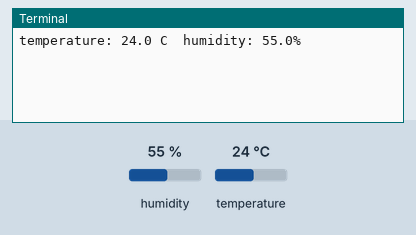
A program run on a simulated Raspberry Pi (BCM pin numbers). Parts: the last lines printed to the terminal. The inputs (shaded band) are chosen by the test bench; at power-on: humidity 55 %, temperature 24 °C.

Above: at 1.2 s.
1.3 s: humidity set to 22 %
At 4.0 s:
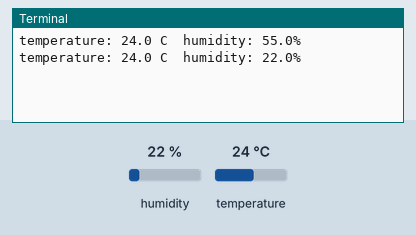
4.7 s: temperature set to 12 °C
At 6.8 s:
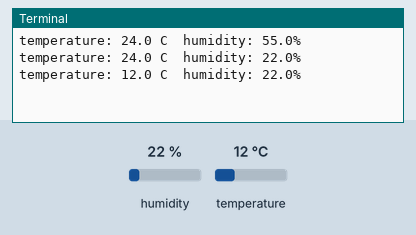
8.1 s: humidity set to 40 %
At 8.5 s:
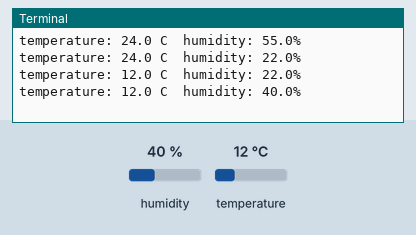
Timing chart, 0 to 11.1 s (numbered marks = the images above; inputs shaded):
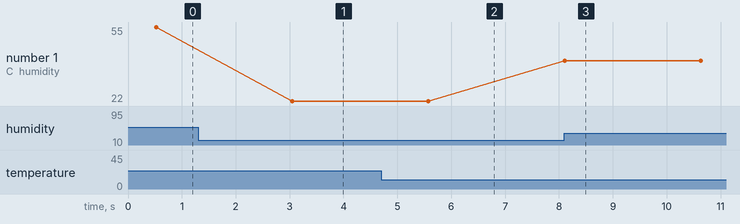

Measured:
- after the input at 1.3 s, the terminal: prints a new line after 1.8 s (image 1)
- after the input at 4.7 s, the terminal: prints a new line after 0.88 s (image 2)
- after the input at 8.1 s, the terminal: prints a new line at once (image 3)
- plotted number 1: 55 → 22 after the input at 1.3 s, 22 → 40 after the input at 8.1 s

The program:

dht11test.py
```python
# Python Script: dht11test.py
# Purpose: print temperature and humidity from dht11 sensor to the console for testing
# -------------------------------

import Adafruit_DHT
import RPi.GPIO as GPIO
import time


sensor = Adafruit_DHT.DHT11
# select the right GPIO pin
pin = 17
# choose how frequently data is updated
sleep_time = 2.0

#GPIO setup
GPIO.setmode(GPIO.BCM)
GPIO.setup(pin, GPIO.IN)

while True:
	try:
		humid, temp = Adafruit_DHT.read(sensor,pin)
		print("temperature: {} C	humidity: {}% ".format(temp,humid))
		time.sleep(sleep_time)
	except RuntimeError as error:
		print(error.args[0])
		time.sleep(2.0)
		continue
	except Exception as error:
		break
```
